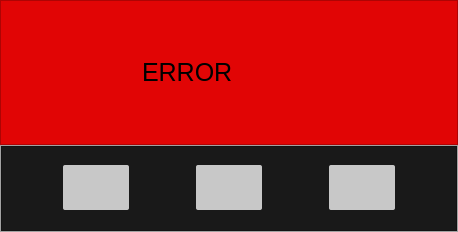
<?xml version="1.0" encoding="UTF-8"?>
<ui version="4.0">
 <class>MainWindow</class>
 <widget class="QMainWindow" name="MainWindow">
  <property name="geometry">
   <rect>
    <x>0</x>
    <y>0</y>
    <width>458</width>
    <height>232</height>
   </rect>
  </property>
  <property name="windowTitle">
   <string>MainWindow</string>
  </property>
  <property name="documentMode">
   <bool>false</bool>
  </property>
  <widget class="QWidget" name="centralwidget">
   <property name="enabled">
    <bool>true</bool>
   </property>
   <layout class="QVBoxLayout" name="verticalLayout">
    <property name="spacing">
     <number>0</number>
    </property>
    <property name="leftMargin">
     <number>0</number>
    </property>
    <property name="topMargin">
     <number>0</number>
    </property>
    <property name="rightMargin">
     <number>0</number>
    </property>
    <property name="bottomMargin">
     <number>0</number>
    </property>
    <item>
     <widget class="QFrame" name="frame">
      <property name="sizePolicy">
       <sizepolicy hsizetype="Expanding" vsizetype="Expanding">
        <horstretch>0</horstretch>
        <verstretch>0</verstretch>
       </sizepolicy>
      </property>
      <property name="maximumSize">
       <size>
        <width>16777215</width>
        <height>145</height>
       </size>
      </property>
      <property name="font">
       <font>
        <pointsize>10</pointsize>
       </font>
      </property>
      <property name="autoFillBackground">
       <bool>false</bool>
      </property>
      <property name="styleSheet">
       <string notr="true">background-color: rgb(225, 5,5);
</string>
      </property>
      <property name="frameShape">
       <enum>QFrame::StyledPanel</enum>
      </property>
      <property name="frameShadow">
       <enum>QFrame::Raised</enum>
      </property>
      <layout class="QHBoxLayout" name="horizontalLayout_3">
       <property name="spacing">
        <number>0</number>
       </property>
       <property name="leftMargin">
        <number>0</number>
       </property>
       <property name="topMargin">
        <number>0</number>
       </property>
       <property name="rightMargin">
        <number>0</number>
       </property>
       <property name="bottomMargin">
        <number>0</number>
       </property>
       <item>
        <spacer name="horizontalSpacer">
         <property name="orientation">
          <enum>Qt::Horizontal</enum>
         </property>
         <property name="sizeType">
          <enum>QSizePolicy::Fixed</enum>
         </property>
         <property name="sizeHint" stdset="0">
          <size>
           <width>21</width>
           <height>20</height>
          </size>
         </property>
        </spacer>
       </item>
       <item>
        <widget class="QLabel" name="label_2">
         <property name="maximumSize">
          <size>
           <width>80</width>
           <height>80</height>
          </size>
         </property>
         <property name="styleSheet">
          <string notr="true">border:None;</string>
         </property>
         <property name="text">
          <string/>
         </property>
         <property name="pixmap">
          <pixmap>images/alert.png</pixmap>
         </property>
         <property name="scaledContents">
          <bool>true</bool>
         </property>
        </widget>
       </item>
       <item>
        <spacer name="horizontalSpacer_2">
         <property name="orientation">
          <enum>Qt::Horizontal</enum>
         </property>
         <property name="sizeType">
          <enum>QSizePolicy::Fixed</enum>
         </property>
         <property name="sizeHint" stdset="0">
          <size>
           <width>40</width>
           <height>20</height>
          </size>
         </property>
        </spacer>
       </item>
       <item>
        <widget class="QLabel" name="label">
         <property name="font">
          <font>
           <pointsize>19</pointsize>
          </font>
         </property>
         <property name="styleSheet">
          <string notr="true">border:None;</string>
         </property>
         <property name="text">
          <string>ERROR</string>
         </property>
        </widget>
       </item>
      </layout>
     </widget>
    </item>
    <item>
     <widget class="QFrame" name="frame_4">
      <property name="styleSheet">
       <string notr="true">background-color: rgb(210, 210, 210);</string>
      </property>
      <property name="frameShape">
       <enum>QFrame::StyledPanel</enum>
      </property>
      <property name="frameShadow">
       <enum>QFrame::Raised</enum>
      </property>
      <layout class="QVBoxLayout" name="verticalLayout_4">
       <property name="spacing">
        <number>6</number>
       </property>
       <property name="leftMargin">
        <number>0</number>
       </property>
       <property name="topMargin">
        <number>0</number>
       </property>
       <property name="rightMargin">
        <number>0</number>
       </property>
       <property name="bottomMargin">
        <number>0</number>
       </property>
       <item>
        <widget class="QFrame" name="frame_5">
         <property name="styleSheet">
          <string notr="true">QFrame {
	background-color: rgb(25, 25, 25);
}

</string>
         </property>
         <property name="frameShape">
          <enum>QFrame::StyledPanel</enum>
         </property>
         <property name="frameShadow">
          <enum>QFrame::Raised</enum>
         </property>
         <layout class="QHBoxLayout" name="horizontalLayout_2">
          <property name="leftMargin">
           <number>0</number>
          </property>
          <property name="topMargin">
           <number>0</number>
          </property>
          <property name="rightMargin">
           <number>0</number>
          </property>
          <property name="bottomMargin">
           <number>0</number>
          </property>
          <item>
           <widget class="QFrame" name="frame_3">
            <property name="maximumSize">
             <size>
              <width>16777215</width>
              <height>60</height>
             </size>
            </property>
            <property name="styleSheet">
             <string notr="true">QFrame {
	background-color: rgb(25, 25, 25);
	border-radius:15px;
}

</string>
            </property>
            <property name="frameShape">
             <enum>QFrame::StyledPanel</enum>
            </property>
            <property name="frameShadow">
             <enum>QFrame::Raised</enum>
            </property>
            <layout class="QHBoxLayout" name="horizontalLayout">
             <property name="leftMargin">
              <number>0</number>
             </property>
             <property name="topMargin">
              <number>0</number>
             </property>
             <property name="rightMargin">
              <number>0</number>
             </property>
             <property name="bottomMargin">
              <number>0</number>
             </property>
             <item>
              <widget class="QPushButton" name="close_btn">
               <property name="enabled">
                <bool>false</bool>
               </property>
               <property name="sizePolicy">
                <sizepolicy hsizetype="Fixed" vsizetype="Fixed">
                 <horstretch>0</horstretch>
                 <verstretch>0</verstretch>
                </sizepolicy>
               </property>
               <property name="minimumSize">
                <size>
                 <width>66</width>
                 <height>45</height>
                </size>
               </property>
               <property name="maximumSize">
                <size>
                 <width>0</width>
                 <height>45</height>
                </size>
               </property>
               <property name="font">
                <font>
                 <pointsize>10</pointsize>
                 <weight>50</weight>
                 <bold>false</bold>
                </font>
               </property>
               <property name="cursor">
                <cursorShape>PointingHandCursor</cursorShape>
               </property>
               <property name="layoutDirection">
                <enum>Qt::LeftToRight</enum>
               </property>
               <property name="styleSheet">
                <string notr="true">QPushButton {
	background-color: rgb(200, 200, 200);



	border-radius: 2px;
}

QPushButton:hover {

	background-color: rgb(225, 225, 225);
}

QPushButton:pressed {
	background-color: rgb(0, 0, 0);
}

</string>
               </property>
               <property name="text">
                <string/>
               </property>
               <property name="icon">
                <iconset>
                 <normaloff>images/check-mark.png</normaloff>images/check-mark.png</iconset>
               </property>
               <property name="iconSize">
                <size>
                 <width>30</width>
                 <height>30</height>
                </size>
               </property>
              </widget>
             </item>
             <item>
              <widget class="QPushButton" name="suggest_btn_2">
               <property name="sizePolicy">
                <sizepolicy hsizetype="Fixed" vsizetype="Fixed">
                 <horstretch>0</horstretch>
                 <verstretch>0</verstretch>
                </sizepolicy>
               </property>
               <property name="minimumSize">
                <size>
                 <width>66</width>
                 <height>45</height>
                </size>
               </property>
               <property name="maximumSize">
                <size>
                 <width>0</width>
                 <height>45</height>
                </size>
               </property>
               <property name="font">
                <font>
                 <pointsize>10</pointsize>
                 <weight>50</weight>
                 <bold>false</bold>
                </font>
               </property>
               <property name="cursor">
                <cursorShape>PointingHandCursor</cursorShape>
               </property>
               <property name="layoutDirection">
                <enum>Qt::LeftToRight</enum>
               </property>
               <property name="styleSheet">
                <string notr="true">QPushButton {
	background-color: rgb(200, 200, 200);



	border-radius: 2px;
}

QPushButton:hover {

	background-color: rgb(225, 225, 225);
}

QPushButton:pressed {
	background-color: rgb(0, 0, 0);
}

</string>
               </property>
               <property name="text">
                <string/>
               </property>
               <property name="icon">
                <iconset>
                 <normaloff>images/information.png</normaloff>images/information.png</iconset>
               </property>
               <property name="iconSize">
                <size>
                 <width>30</width>
                 <height>30</height>
                </size>
               </property>
              </widget>
             </item>
             <item>
              <widget class="QPushButton" name="close_btn_2">
               <property name="sizePolicy">
                <sizepolicy hsizetype="Fixed" vsizetype="Fixed">
                 <horstretch>0</horstretch>
                 <verstretch>0</verstretch>
                </sizepolicy>
               </property>
               <property name="minimumSize">
                <size>
                 <width>66</width>
                 <height>45</height>
                </size>
               </property>
               <property name="maximumSize">
                <size>
                 <width>0</width>
                 <height>45</height>
                </size>
               </property>
               <property name="font">
                <font>
                 <pointsize>10</pointsize>
                 <weight>50</weight>
                 <bold>false</bold>
                </font>
               </property>
               <property name="cursor">
                <cursorShape>PointingHandCursor</cursorShape>
               </property>
               <property name="layoutDirection">
                <enum>Qt::LeftToRight</enum>
               </property>
               <property name="styleSheet">
                <string notr="true">QPushButton {
	background-color: rgb(200, 200, 200);



	border-radius: 2px;
}

QPushButton:hover {

	background-color: rgb(225, 225, 225);
}

QPushButton:pressed {
	background-color: rgb(0, 0, 0);
}

</string>
               </property>
               <property name="text">
                <string/>
               </property>
               <property name="icon">
                <iconset>
                 <normaloff>images/error.png</normaloff>images/error.png</iconset>
               </property>
               <property name="iconSize">
                <size>
                 <width>33</width>
                 <height>30</height>
                </size>
               </property>
              </widget>
             </item>
            </layout>
           </widget>
          </item>
         </layout>
        </widget>
       </item>
      </layout>
     </widget>
    </item>
   </layout>
  </widget>
 </widget>
 <resources>
  <include location="resources.qrc"/>
 </resources>
 <connections/>
</ui>
